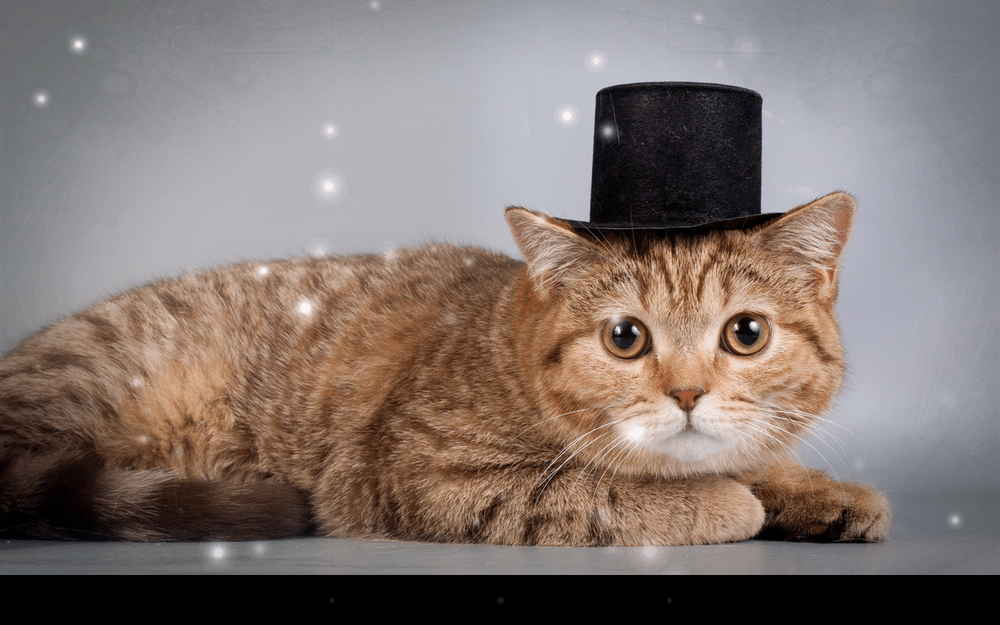
#> input picture images/hat_cat.png, 1000 x 625 px, shrunk from 1280 x 800 before the run, found by its file name
$ python image-basics.py
#> lines starting #> are read from the running program, lines starting #| are printed output that depends on the picture; after the words box and inside, x2 and y2 are one past the last pixel; in counts of white or black regions, pixels touching at a corner belong together
import cv2

image = cv2.imread(r'images\hat_cat.png')
#> image is the input picture: shape (625, 1000, 3); mean B, G, R 112.9, 117.7, 130.3
cv2.imshow('Original image', image)

(b, g, r) = image[0, 0]  # BRG
#> b = 107; g = 105; r = 104
print('Pixel (0, 0) - Red: {}, Green: {}, Blue: {}'.format(r, g, b))
#| Pixel (0, 0) - Red: 104, Green: 105, Blue: 107
image[0, 0] = (0, 0, 255)
#> image: shape (625, 1000, 3); under 0.01% of pixels changed, all inside (x1, y1, x2, y2) = (0, 0, 1, 1)
(b, g, r) = image[0, 0]
#> b = 0; g = 0; r = 255
print('Pixel (0, 0) - Red: {}, Green: {}, Blue: {}'.format(r, g, b))
#| Pixel (0, 0) - Red: 255, Green: 0, Blue: 0

corner = image[0:100, 0:100]  # Y INICIAL:Y FINAL | X INICIAL:X FINAL
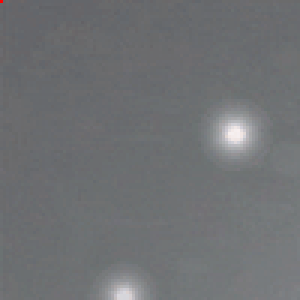
#> corner: shape (100, 100, 3) (shown 3 times larger); mean B, G, R 115.5, 113.1, 111.1
cv2.imshow('Corner', corner)
image[0:100, 0:300] = (0, 255, 0)
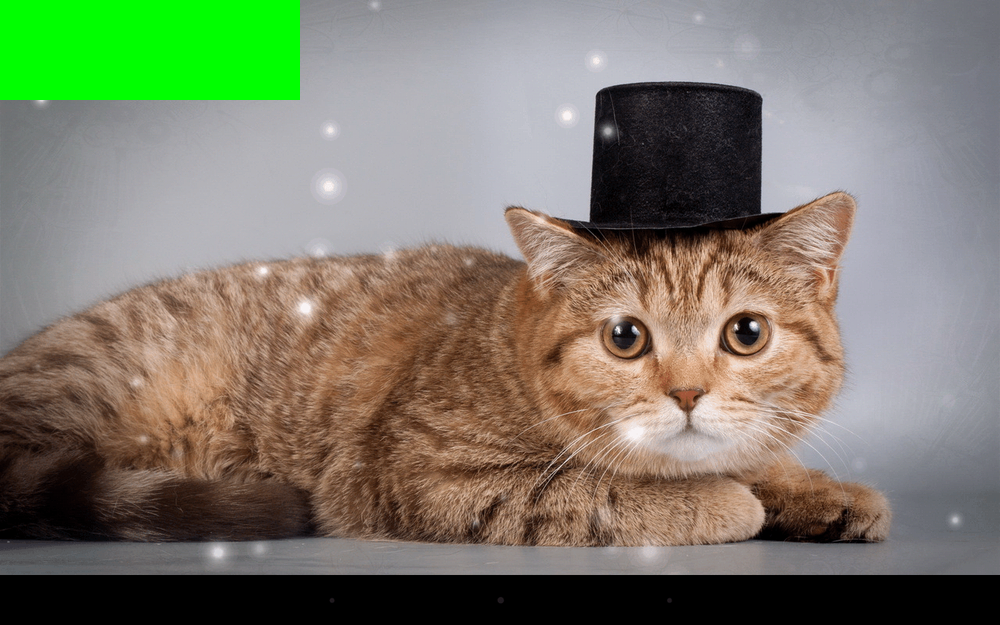
#> image: shape (625, 1000, 3); mean B, G, R 106.5, 123.7, 124.2
cv2.imshow('Updated', image)

cv2.waitKey(0)

$ run again, with images/beach.png copied over images/hat_cat.png
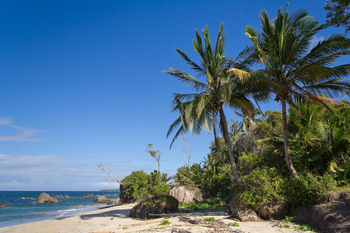
#> input picture images/beach.png, 350 x 233 px, found by its file name
#> image is the input picture: shape (233, 350, 3); mean B, G, R 136, 110.4, 78.6
#> `(b, g, r) = image[0, 0]`: b = 170; g = 91; r = 0
#| Pixel (0, 0) - Red: 0, Green: 91, Blue: 170
#> `(b, g, r) = image[0, 0]`: r = 255
#| Pixel (0, 0) - Red: 255, Green: 0, Blue: 0
#> `corner = image[0:100, 0:100]`:
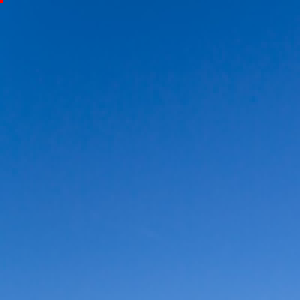
#> corner: shape (100, 100, 3) (shown 3 times larger); mean B, G, R 184.8, 106.4, 28.8
#> `image[0:100, 0:300] = (0, 255, 0)`:
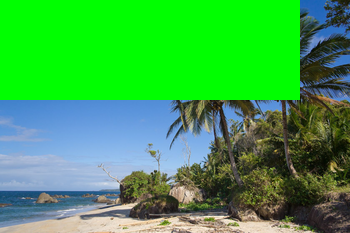
#> image: shape (233, 350, 3); mean B, G, R 78.4, 167.5, 63.1

$ run again, with images/coins.png copied over images/hat_cat.png
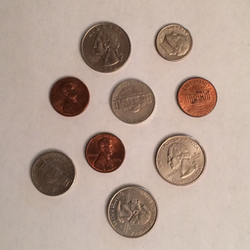
#> input picture images/coins.png, 250 x 250 px, found by its file name
#> image is the input picture: shape (250, 250, 3); mean B, G, R 147.7, 159.9, 180.7
#> `(b, g, r) = image[0, 0]`: b = 148; g = 159; r = 172
#| Pixel (0, 0) - Red: 172, Green: 159, Blue: 148
#> `(b, g, r) = image[0, 0]`: b = 0; r = 255
#| Pixel (0, 0) - Red: 255, Green: 0, Blue: 0
#> `corner = image[0:100, 0:100]`:
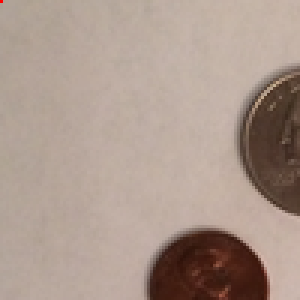
#> corner: shape (100, 100, 3) (shown 3 times larger); mean B, G, R 140.8, 151.9, 170.8
#> `image[0:100, 0:300] = (0, 255, 0)`:
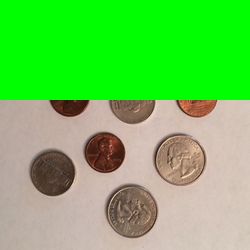
#> image: shape (250, 250, 3); mean B, G, R 89.5, 198.5, 109
